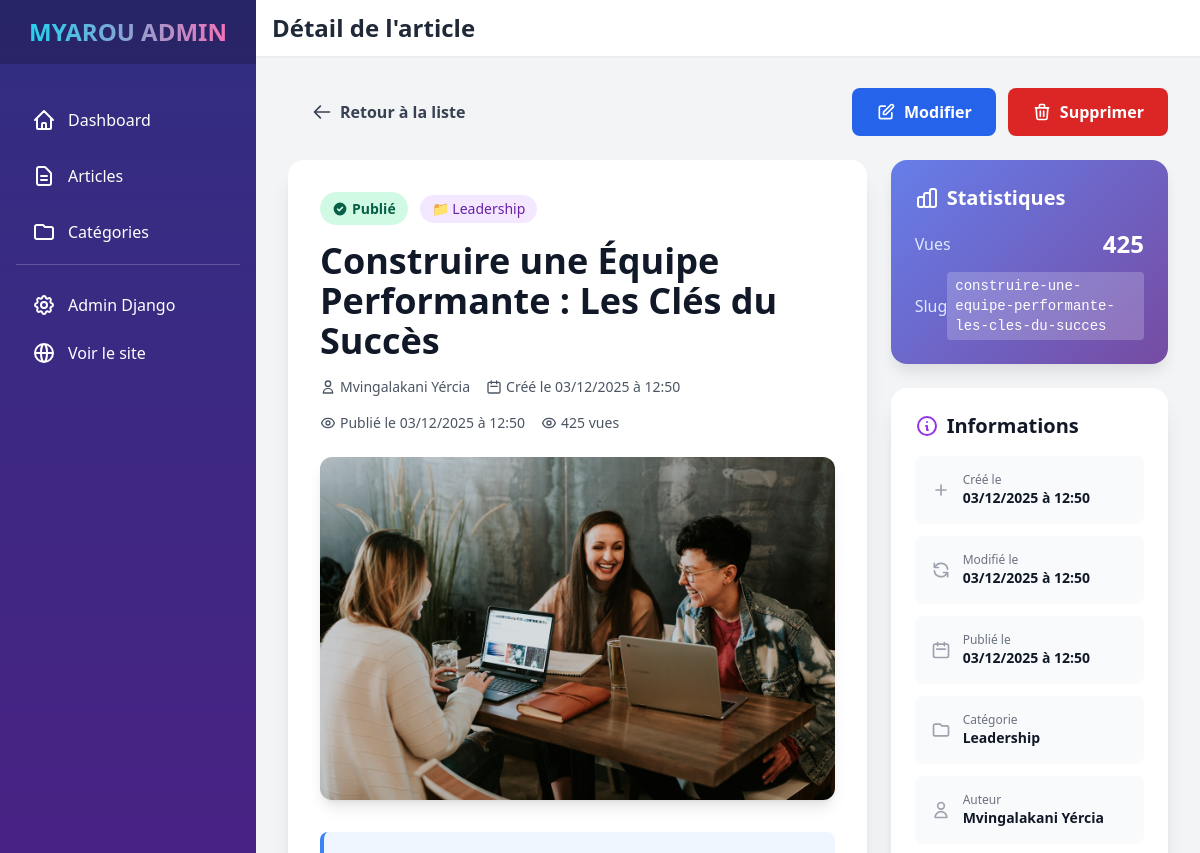
The app's page /dashboard/articles/11/ (signed in, upper part), older data.
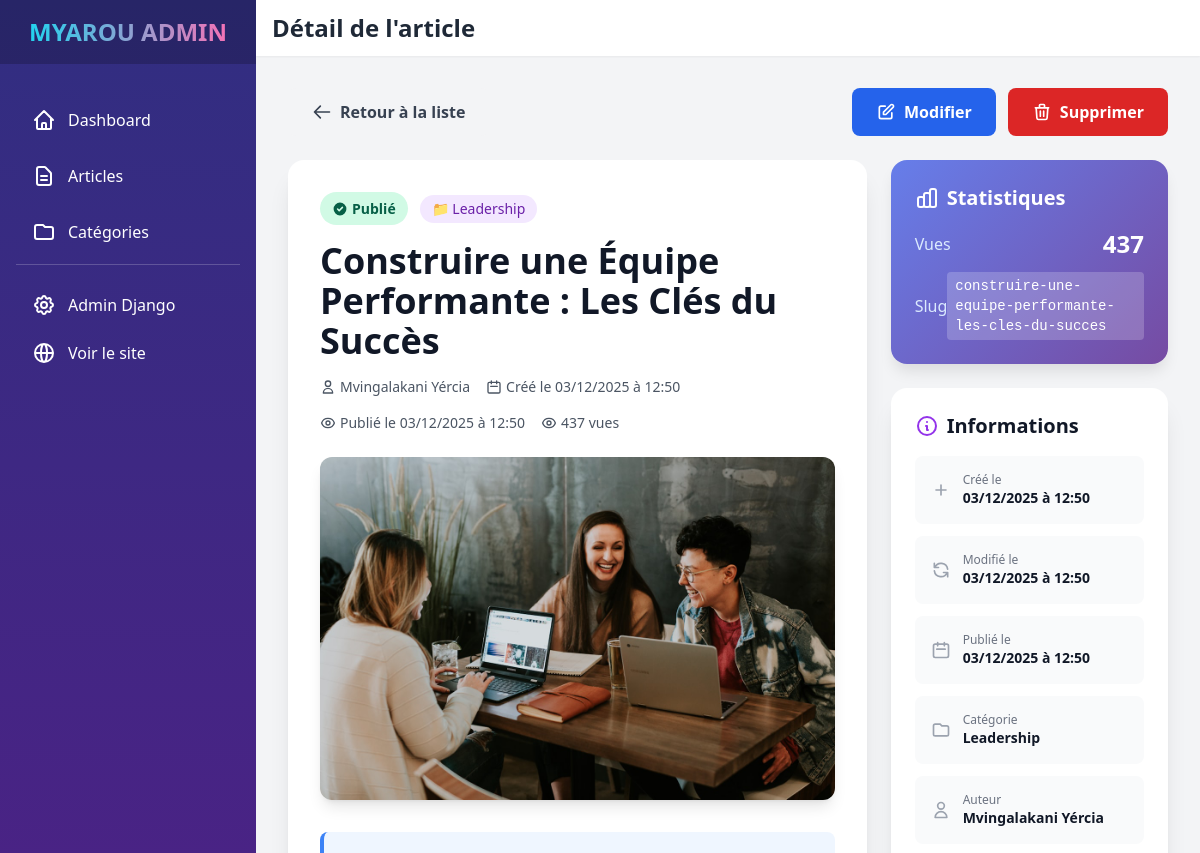
The same page, newer data.
### blog/models.py (models this page shows, shortened)
class Article(models.Model):
    STATUS_CHOICES = [
        ('draft', 'Brouillon'),
        ('published', 'Publié'),
        ('archived', 'Archivé'),
    ]
    title = models.CharField(
        max_length=255,
        verbose_name="Titre",
        help_text="Titre de l'article."
    )
    slug = models.SlugField(
        max_length=255,
        unique=True,
        blank=True,
        help_text="Slug généré automatiquement."
    )
    content = RichTextUploadingField(
        config_name='awesome_ckeditor',
        verbose_name="Contenu",
        help_text="Contenu principal de l'article avec éditeur HTML riche."
    )
    excerpt = models.TextField(
        blank=True,
        max_length=500,
        verbose_name="Extrait",
        help_text="Court extrait de l'article pour les listes (optionnel)."
    )
    image = models.ImageField(
        upload_to='articles/',
        blank=True,
        null=True,
        help_text="Image principale (optionnel)."
    )
    author = models.CharField(
        max_length=100,
        blank=True,
        verbose_name="Auteur",
        help_text="Nom de l'auteur"
    )
    category = models.ForeignKey(
        Category,
        on_delete=models.SET_NULL,
        null=True,
        blank=True,
        related_name="articles",
        verbose_name="Catégorie",
        help_text="Catégorie de l'article."
    )
    tags = models.CharField(
        max_length=200,
        blank=True,
        help_text="Tags séparés par des virgules."
    )
    status = models.CharField(
        max_length=10,
        choices=STATUS_CHOICES,
        default='draft',
        verbose_name="Statut",
        help_text="Statut de publication."
    )
    views = models.PositiveIntegerField(
        default=0,
        verbose_name="Vues",
        help_text="Nombre de vues de l'article."
    )
    created_at = models.DateTimeField(
        auto_now_add=True,
        verbose_name="Date de création"
    )
    updated_at = models.DateTimeField(
        auto_now=True,
        verbose_name="Date de modification"
    )
    published_at = models.DateTimeField(
        blank=True,
        null=True,
        verbose_name="Date de publication"
    )
    meta_description = models.CharField(
        max_length=160,
        blank=True,
        verbose_name="Meta description",
        help_text="Description SEO (max 160 caractères)."
    )
    meta_keywords = models.CharField(
        max_length=255,
        blank=True,
        verbose_name="Mots-clés SEO",
        help_text="Mots-clés SEO séparés par des virgules."
    )
    class Meta:
        ordering = ['-published_at', '-created_at']
        verbose_name = "Article"
        verbose_name_plural = "Articles"
        indexes = [
            models.Index(fields=['-published_at']),
            models.Index(fields=['status']),
        ]
    def get_tags_list(self):
        return [tag.strip() for tag in self.tags.split(',') if tag.strip()]

class Category(models.Model):
    name = models.CharField(
        max_length=100,
        unique=True,
        verbose_name="Nom",
        help_text="Nom de la catégorie."
    )
    slug = models.SlugField(
        max_length=120,
        unique=True,
        blank=True,
        help_text="Généré automatiquement à partir du nom."
    )
    description = RichTextUploadingField(
        blank=True,
        config_name='awesome_ckeditor',
        verbose_name="Description",
        help_text="Description de la catégorie avec support HTML, images, etc."
    )
    image = models.ImageField(
        upload_to='categories/',
        blank=True,
        null=True,
        help_text="Image de la catégorie (optionnel)."
    )
    class Meta:
        ordering = ['name']
        verbose_name = "Catégorie"
        verbose_name_plural = "Catégories"
    def get_article_count(self):
        """Retourne le nombre d'articles publiés dans cette catégorie"""
        return self.articles.filter(status='published').count()
    get_article_count.short_description = "Articles publiés"

### dashboard/views.py (the view)
# urls.py: path('articles/<int:pk>/', views.article_detail, name='article_detail'),
@login_required(login_url='dashboard:login')
@user_passes_test(is_staff, login_url='dashboard:login')
def article_detail(request, pk):
    article = get_object_or_404(Article, pk=pk)
    context = {'article': article}
    return render(request, 'dashboard/article_detail.html', context)

### dashboard/views.py (called while the page is built)
def is_staff(user):
    return user.is_staff

### dashboard/templates/dashboard/article_detail.html (shortened to what the changed rows need)
{% extends 'dashboard/base.html' %}
{% load static %}
{% block page_title %}Détail de l'article{% endblock %}
{% block content %}
<div class="max-w-6xl mx-auto">
    <div class="grid grid-cols-1 lg:grid-cols-3 gap-6">
        <div class="lg:col-span-2 space-y-6">
            <div class="bg-white rounded-2xl shadow-xl p-8">
                <div class="mb-6">
                    <div class="flex items-center gap-3 mb-4">
                        {% if article.status == 'published' %}
                            <span class="status-badge status-published">
                                <svg class="w-4 h-4 mr-1" fill="currentColor" viewBox="0 0 20 20">
                                    <path fill-rule="evenodd" d="M10 18a8 8 0 100-16 8 8 0 000 16zm3.707-9.293a1 1 0 00-1.414-1.414L9 10.586 7.707 9.293a1 1 0 00-1.414 1.414l2 2a1 1 0 001.414 0l4-4z" clip-rule="evenodd"></path>
                                </svg>
                                Publié
                            </span>
                        {% endif %}
                        {% if article.category %}
                            <span class="inline-flex items-center px-3 py-1 rounded-full text-sm font-medium bg-purple-100 text-purple-800">
                                📁 {{ article.category.name }}
                            </span>
                        {% endif %}
                    </div>
                    <h1 class="text-4xl font-bold text-gray-900 mb-4">{{ article.title }}</h1>
                    <div class="flex flex-wrap gap-4 text-sm text-gray-600">
                        {% if article.author %}
                            <span class="flex items-center">
                                <svg class="w-4 h-4 mr-1" fill="none" stroke="currentColor" viewBox="0 0 24 24">
                                    <path stroke-linecap="round" stroke-linejoin="round" stroke-width="2" d="M16 7a4 4 0 11-8 0 4 4 0 018 0zM12 14a7 7 0 00-7 7h14a7 7 0 00-7-7z"></path>
                                </svg>
                                {{ article.author }}
                            </span>
                        {% endif %}
                        <span class="flex items-center">
                            <svg class="w-4 h-4 mr-1" fill="none" stroke="currentColor" viewBox="0 0 24 24">
                                <path stroke-linecap="round" stroke-linejoin="round" stroke-width="2" d="M8 7V3m8 4V3m-9 8h10M5 21h14a2 2 0 002-2V7a2 2 0 00-2-2H5a2 2 0 00-2 2v12a2 2 0 002 2z"></path>
                            </svg>
                            Créé le {{ article.created_at|date:"d/m/Y à H:i" }}
                        </span>
                        {% if article.published_at %}
                            <span class="flex items-center">
                                Publié le {{ article.published_at|date:"d/m/Y à H:i" }}
                            </span>
                        {% endif %}
                        <span class="flex items-center">
                            {{ article.views }} vue{{ article.views|pluralize }}
                        </span>
                    </div>
                </div>
                {% if article.image %}
                    <div class="mb-8">
                        <img src="{{ article.image.url }}" alt="{{ article.title }}"
                             class="w-full h-auto rounded-xl shadow-lg object-cover" style="max-height: 500px;">
                    </div>
                {% endif %}
            </div>
        </div>
        <div class="space-y-6">
            <div class="info-card">
                <div class="space-y-3">
                    <div class="flex justify-between items-center">
                        <span class="text-blue-100">Vues</span>
                        <span class="text-2xl font-bold">{{ article.views }}</span>
                    </div>
                    <div class="flex justify-between items-center">
                        <span class="text-blue-100">Slug</span>
                        <span class="text-sm font-mono bg-white bg-opacity-20 px-2 py-1 rounded">{{ article.slug }}</span>
                    </div>
                </div>
            </div>
            <div class="bg-white rounded-2xl shadow-xl p-6">
                <div class="space-y-3">
                    <div class="stat-item">
                        <div class="flex-1">
                            <p class="text-xs text-gray-500">Créé le</p>
                            <p class="text-sm font-semibold text-gray-900">{{ article.created_at|date:"d/m/Y à H:i" }}</p>
                        </div>
                    </div>
                    <div class="stat-item">
                        <div class="flex-1">
                            <p class="text-xs text-gray-500">Modifié le</p>
                            <p class="text-sm font-semibold text-gray-900">{{ article.updated_at|date:"d/m/Y à H:i" }}</p>
                        </div>
                    </div>
                    {% if article.published_at %}
                        <div class="stat-item">
                            <svg class="w-5 h-5 text-gray-400 mr-3" fill="none" stroke="currentColor" viewBox="0 0 24 24">
                                <path stroke-linecap="round" stroke-linejoin="round" stroke-width="2" d="M8 7V3m8 4V3m-9 8h10M5 21h14a2 2 0 002-2V7a2 2 0 00-2-2H5a2 2 0 00-2 2v12a2 2 0 002 2z"></path>
                            </svg>
                            <div class="flex-1">
                                <p class="text-xs text-gray-500">Publié le</p>
                                <p class="text-sm font-semibold text-gray-900">{{ article.published_at|date:"d/m/Y à H:i" }}</p>
                            </div>
                        </div>
                    {% endif %}
                    {% if article.category %}
                        <div class="stat-item">
                            <svg class="w-5 h-5 text-gray-400 mr-3" fill="none" stroke="currentColor" viewBox="0 0 24 24">
                                <path stroke-linecap="round" stroke-linejoin="round" stroke-width="2" d="M3 7v10a2 2 0 002 2h14a2 2 0 002-2V9a2 2 0 00-2-2h-6l-2-2H5a2 2 0 00-2 2z"></path>
                            </svg>
                            <div class="flex-1">
                                <p class="text-xs text-gray-500">Catégorie</p>
                                <p class="text-sm font-semibold text-gray-900">{{ article.category.name }}</p>
                            </div>
                        </div>
                    {% endif %}
                    {% if article.author %}
                        <div class="stat-item">
                            <svg class="w-5 h-5 text-gray-400 mr-3" fill="none" stroke="currentColor" viewBox="0 0 24 24">
                                <path stroke-linecap="round" stroke-linejoin="round" stroke-width="2" d="M16 7a4 4 0 11-8 0 4 4 0 018 0zM12 14a7 7 0 00-7 7h14a7 7 0 00-7-7z"></path>
                            </svg>
                            <div class="flex-1">
                                <p class="text-xs text-gray-500">Auteur</p>
                                <p class="text-sm font-semibold text-gray-900">{{ article.author }}</p>
                            </div>
                        </div>
                    {% endif %}
                </div>
            </div>
        </div>
    </div>
</div>
{% endblock %}

Row changes from the older to the newer data that the page shows:
changed Article "Construire une Équipe Performante : Les Clés du Succès": views "425" → "437"
